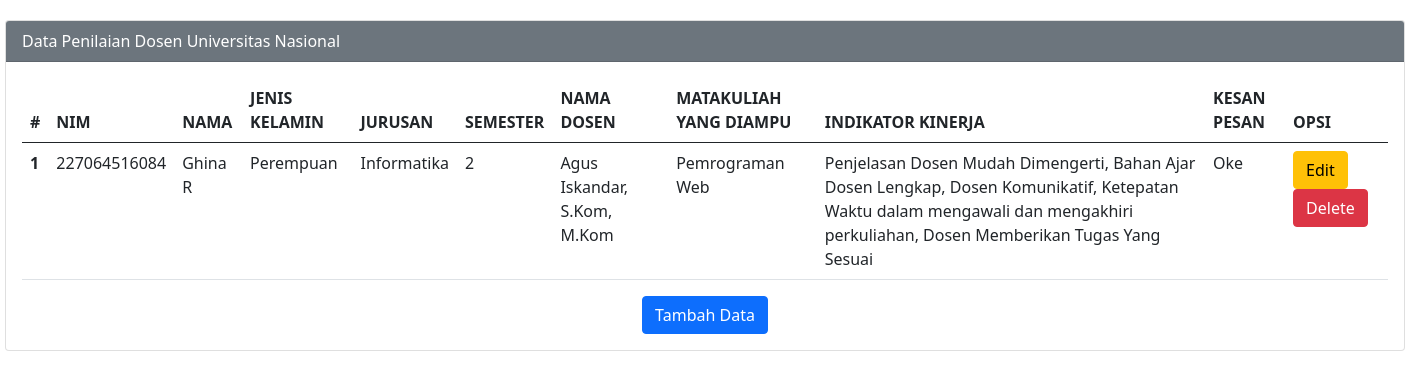
The app's page /data.php with its own data.
### tables this page shows
CREATE TABLE `dt_penilaian` (
  `ID` int(25) NOT NULL,
  `NIM` varchar(25) NOT NULL,
  `NAMA` varchar(30) NOT NULL,
  `JENIS_KELAMIN` varchar(20) NOT NULL,
  `JURUSAN` varchar(35) NOT NULL,
  `SEMESTER` varchar(20) NOT NULL,
  `NAMA_DOSEN` varchar(70) NOT NULL,
  `MATAKULIAH_YANG_DIAMPU` varchar(50) NOT NULL,
  `INDIKATOR_KINERJA_UTAMA` varchar(300) NOT NULL,
  `KESAN_DAN_PESAN` varchar(90) NOT NULL
);

### data.php (the view, shortened to what this page needs)
<?php
$host = "localhost";
$user = "root";
$pass = "";
$db = "penilaian";
$koneksi =mysqli_connect($host,$user,$pass,$db);
?>
<!DOCTYPE html>
<html lang="en">
<head>
    <link href="https://cdn.jsdelivr.net/npm/bootstrap@5.0.2/dist/css/bootstrap.min.css" rel="stylesheet">
</head>
<body>
    <div class="mx-auto">
        <div class="card">
            <div class="card-header text-white bg-secondary">
                Data Penilaian Dosen Universitas Nasional
            </div>
            <div class="card-body">
                <table class="table">
                    <thead>
                        <tr>
                           <th scope="col">#</th>
                           <th scope="col">NIM</th>
                           <th scope="col">NAMA</th>
                           <th scope="col">JENIS KELAMIN</th>
                           <th scope="col">JURUSAN</th>
                           <th scope="col">SEMESTER</th>
                           <th scope="col">NAMA DOSEN</th>
                           <th scope="col">MATAKULIAH YANG DIAMPU</th>
                           <th scope="col">INDIKATOR KINERJA</th>
                           <th scope="col">KESAN PESAN</th>
                           <th scope="col">OPSI</th>
                        </tr>
                        <tbody>
                            <?php
                            $sql2 = "select *from dt_penilaian order by id desc";
                            $q2 = mysqli_query($koneksi,$sql2);
                            $urut=1;
                            while ($r2 = mysqli_fetch_array($q2)) {
                                $ID            = $r2['ID'];
                                $NIM            = $r2['NIM'];
                                $NAMA           = $r2['NAMA'];
                                $JENIS_KELAMIN  = $r2['JENIS_KELAMIN'];
                                $JURUSAN        = $r2['JURUSAN'];
                                $SEMESTER       = $r2['SEMESTER'];
                                $NAMA_DOSEN     = $r2['NAMA_DOSEN'];
                                $MATAKULIAH_YANG_DIAMPU    = $r2['MATAKULIAH_YANG_DIAMPU'];
                                $INDIKATOR_KINERJA_UTAMA   = $r2['INDIKATOR_KINERJA_UTAMA'];
                                $KESAN_DAN_PESAN    = $r2['KESAN_DAN_PESAN'];
                                ?>
                                <tr>
                                    <th scope="row"><?php echo $urut++?></th>
                                    <td scope="row"><?php echo $NIM?></td>
                                    <td scope="row"><?php echo $NAMA?></td>
                                    <td scope="row"><?php echo $JENIS_KELAMIN?></td>
                                    <td scope="row"><?php echo $JURUSAN?></td>
                                    <td scope="row"><?php echo $SEMESTER?></td>
                                    <td scope="row"><?php echo $NAMA_DOSEN?></td>
                                    <td scope="row"><?php echo $MATAKULIAH_YANG_DIAMPU?></td>
                                    <td scope="row"><?php echo $INDIKATOR_KINERJA_UTAMA?></td>
                                    <td scope="row"><?php echo $KESAN_DAN_PESAN?></td>
                                    <td scope="row">
                                        <a href="edit.php?op=edit&id=<?php echo $ID?>"><button type="button" class="btn btn-warning">Edit</button></a>
                                        <a href="data.php?op=delete&id=<?php echo $ID?>" onClick="return confirm('Yakin ingin menghapus?')"><button type="button" class="btn btn-danger">Delete</button></a>
                                    </td>
                                </tr>
                                <?php
                            }
                            ?>
                        </tbody>
                    </thead>
                </table>
                <div align="center"><a href="index.php">
                    <button type="button" class="btn btn-primary">Tambah Data</button>
                    </a>
                </div>
            </div>
        </div>
    </div>
</body>
</html>

### data.php (style rules this page uses)
.mx-auto { width:1400px }
.card { margin-top:20px; }

### records on screen
dt_penilaian: NIM "227064516084", NAMA "Ghina R", JENIS_KELAMIN "Perempuan", JURUSAN "Informatika", SEMESTER "2", NAMA_DOSEN "Agus Iskandar, S.Kom, M.Kom", MATAKULIAH_YANG_DIAMPU "Pemrograman Web", INDIKATOR_KINERJA_UTAMA "Penjelasan Dosen Mudah Dimengerti, Bahan Ajar Dosen Lengkap, Dosen Komunikatif, Ketepatan Waktu dalam mengawali dan mengakhiri perkuliahan, Dosen Memberikan Tugas Yang Sesuai", KESAN_DAN_PESAN "Oke"
